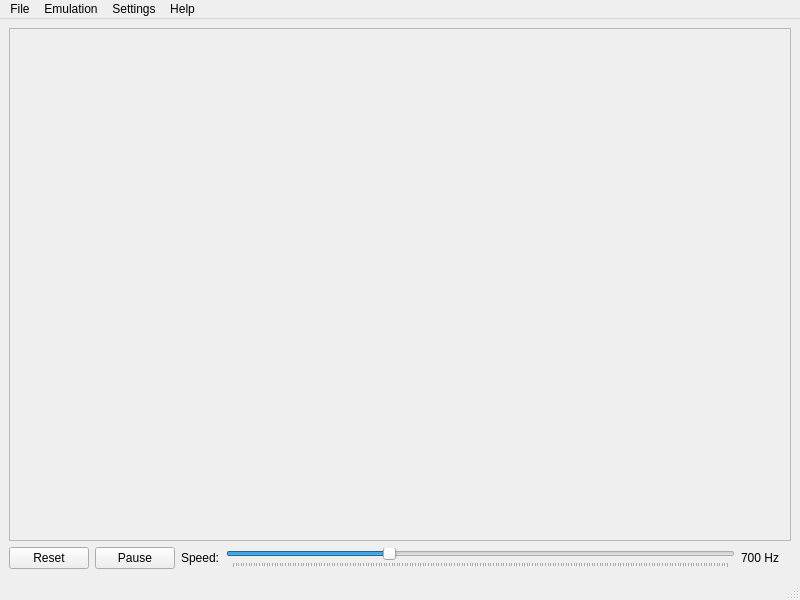
<?xml version="1.0" encoding="UTF-8"?>
<ui version="4.0">
 <class>MainWindow</class>
 <widget class="QMainWindow" name="MainWindow">
  <property name="geometry">
   <rect>
    <x>0</x>
    <y>0</y>
    <width>800</width>
    <height>600</height>
   </rect>
  </property>
  <property name="windowTitle">
   <string>Chip8 Emulator</string>
  </property>
  <widget class="QWidget" name="centralwidget">
   <layout class="QVBoxLayout" name="verticalLayout">
    <item>
     <widget class="QFrame" name="displayFrame">
      <property name="sizePolicy">
       <sizepolicy hsizetype="Expanding" vsizetype="Expanding">
        <horstretch>0</horstretch>
        <verstretch>0</verstretch>
       </sizepolicy>
      </property>
      <property name="minimumSize">
       <size>
        <width>640</width>
        <height>320</height>
       </size>
      </property>
      <property name="frameShape">
       <enum>QFrame::StyledPanel</enum>
      </property>
      <property name="frameShadow">
       <enum>QFrame::Raised</enum>
      </property>
      <layout class="QHBoxLayout" name="displayLayout"/>
     </widget>
    </item>
    <item>
     <layout class="QHBoxLayout" name="controlsLayout">
      <item>
       <widget class="QPushButton" name="resetButton">
        <property name="text">
         <string>Reset</string>
        </property>
        <property name="toolTip">
         <string>Reset the emulator</string>
        </property>
       </widget>
      </item>
      <item>
       <widget class="QPushButton" name="pauseButton">
        <property name="text">
         <string>Pause</string>
        </property>
        <property name="checkable">
         <bool>true</bool>
        </property>
       </widget>
      </item>
      <item>
       <widget class="QLabel" name="speedLabel">
        <property name="text">
         <string>Speed:</string>
        </property>
       </widget>
      </item>
      <item>
       <widget class="QSlider" name="speedSlider">
        <property name="minimum">
         <number>100</number>
        </property>
        <property name="maximum">
         <number>2000</number>
        </property>
        <property name="value">
         <number>700</number>
        </property>
        <property name="orientation">
         <enum>Qt::Horizontal</enum>
        </property>
        <property name="tickPosition">
         <enum>QSlider::TicksBelow</enum>
        </property>
       </widget>
      </item>
      <item>
       <widget class="QLabel" name="speedValueLabel">
        <property name="minimumSize">
         <size>
          <width>50</width>
          <height>0</height>
         </size>
        </property>
        <property name="text">
         <string>700 Hz</string>
        </property>
       </widget>
      </item>
     </layout>
    </item>
   </layout>
  </widget>
  <widget class="QMenuBar" name="menubar">
   <property name="geometry">
    <rect>
     <x>0</x>
     <y>0</y>
     <width>800</width>
     <height>21</height>
    </rect>
   </property>
   <widget class="QMenu" name="menuFile">
    <property name="title">
     <string>File</string>
    </property>
    <addaction name="actionLoad_ROM"/>
    <addaction name="separator"/>
    <addaction name="actionExit"/>
   </widget>
   <widget class="QMenu" name="menuEmulation">
    <property name="title">
     <string>Emulation</string>
    </property>
    <addaction name="actionPause"/>
    <addaction name="actionReset"/>
   </widget>
   <widget class="QMenu" name="menuHelp">
    <property name="title">
     <string>Help</string>
    </property>
    <addaction name="actionAbout"/>
    <addaction name="actionKeyboard_Mapping"/>
   </widget>
   <widget class="QMenu" name="menuSettings">
    <property name="title">
     <string>Settings</string>
    </property>
    <addaction name="actionDisplay_Settings"/>
    <addaction name="actionQuirks"/>
    <addaction name="actionLanguage_Settings"/>
   </widget>
   <addaction name="menuFile"/>
   <addaction name="menuEmulation"/>
   <addaction name="menuSettings"/>
   <addaction name="menuHelp"/>
  </widget>
  <widget class="QStatusBar" name="statusbar"/>
  <action name="actionLoad_ROM">
   <property name="text">
    <string>Load ROM...</string>
   </property>
   <property name="shortcut">
    <string>Ctrl+O</string>
   </property>
  </action>
  <action name="actionExit">
   <property name="text">
    <string>Exit</string>
   </property>
   <property name="shortcut">
    <string>Ctrl+Q</string>
   </property>
  </action>
  <action name="actionPause">
   <property name="checkable">
    <bool>true</bool>
   </property>
   <property name="text">
    <string>Pause</string>
   </property>
   <property name="shortcut">
    <string>Space</string>
   </property>
  </action>
  <action name="actionReset">
   <property name="text">
    <string>Reset</string>
   </property>
   <property name="shortcut">
    <string>Ctrl+R</string>
   </property>
  </action>
  <action name="actionSettings">
   <property name="text">
    <string>Settings...</string>
   </property>
  </action>
  <action name="actionDisplay_Settings">
   <property name="text">
    <string>Display Colors...</string>
   </property>
  </action>
  <action name="actionAbout">
   <property name="text">
    <string>About...</string>
   </property>
  </action>
  <action name="actionKeyboard_Mapping">
   <property name="icon">
    <iconset resource="resources.qrc">
     <normaloff>:/icons/keyboard_icon.png</normaloff>:/icons/keyboard_icon.png</iconset>
    </property>
   <property name="text">
    <string>Keyboard Mapping</string>
   </property>
   <property name="shortcut">
    <string>Ctrl+K</string>
   </property>
  </action>
  <action name="actionQuirks">
   <property name="text">
    <string>Quirks Configuration...</string>
   </property>
  </action>
  <action name="actionLanguage_Settings">
   <property name="text">
    <string>Language...</string>
   </property>
  </action>
 </widget>
 <resources>
  <include location="resources.qrc"/>
 </resources>
 <connections/>
</ui>
